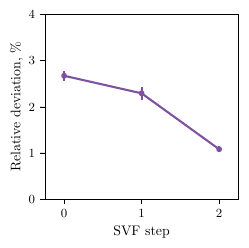

Recreate this plot in Python.
import numpy as np
import matplotlib.pyplot as plt
plt.style.use('thesis.mplstyle')
from colors import red, blue, purple

# fig, ax = plt.subplots(1, 1, figsize=(2,2))
data = np.load("../data/svf/data.npz")
M_std_rel = data['M_std_rel']

N = 6
s = 10
alpha = 0.5
linestyle = '--'
fig, ax = plt.subplots(1, 1, figsize=(2.5,2.4))
steps = np.arange(1,3+1)

scale = 10
ax.errorbar(steps, M_std_rel[:, 0]*scale, M_std_rel[:, 1]*scale, color=purple, fmt=',')
ax.scatter(steps, M_std_rel[:, 0]*scale, color=purple, s=10)
ax.plot(steps, M_std_rel[:, 0]*scale, color=purple)
ax.set_ylim(0, 4)
ax.set_xlim(0.75, 3.25)
ax.set_xticks([1, 2, 3])
ax.set_yticks([0, 1, 2, 3, 4])
ax.set_xticklabels([0, 1, 2])
# axs[0, j].scatter(steps, y1, color=purple, s=s)

ax.set_xlabel('SVF step')
ax.set_ylabel(r'Relative deviation, \%')

plt.savefig("svf-avg.pdf", bbox_inches='tight')
plt.close()